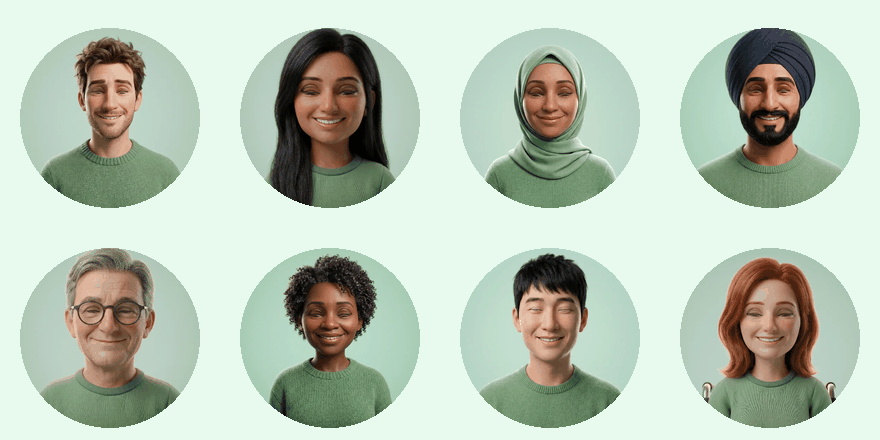
#> input picture docs/evidence/coach-art/still_blink.png, 880 x 440 px, given in place of neutral@2x.webp, which was not available
$ python coach_preview_gif.py
#> lines starting #> are read from the running program, lines starting #| are printed output that depends on the picture; after the words box and inside, x2 and y2 are one past the last pixel; in counts of white or black regions, pixels touching at a corner belong together; pictures that were not available may be replaced by others from this repository, and a replacement may not be noted
"""An animated preview of the 8 ready-made coaches (T-AVT-08b art): they
blink, talk (the mouth shapes) and cheer (a hop with sparkles, as the app
moves them). Writes docs/evidence/coach-art/coaches.gif.

    python tool/coach_preview_gif.py
"""

from __future__ import annotations

import math
from pathlib import Path

from PIL import Image, ImageDraw

ROOT = Path(__file__).resolve().parents[1]
COACHES = ROOT / "assets" / "avatar" / "frames" / "coaches"
OUT = ROOT.parents[1] / "docs" / "evidence" / "coach-art" / "coaches.gif"
IDS = [
    "brown_hair", "long_black_hair", "green_hijab", "navy_turban",
    "grey_glasses", "short_curls", "short_black_hair", "wheelchair",
]
TILE = 220
BG = (232, 249, 238)

# (frame, how many ticks, gesture) at 12 a second.
SCRIPT = (
    [("neutral", 6, None), ("blink", 2, None), ("neutral", 4, None)]
    + [(f, 2, None) for f in ["mouth_E", "mouth_A", "mouth_closed", "mouth_O", "mouth_I",
                             "mouth_A", "mouth_U", "mouth_closed", "mouth_E", "mouth_A",
                             "mouth_closed"]]
    + [("neutral", 3, None), ("blink", 2, None), ("neutral", 3, None)]
    + [("celebrating", 1, i / 16) for i in range(16)]
    + [("neutral", 6, None)]
)


def circle(im: Image.Image) -> Image.Image:
    mask = Image.new("L", im.size, 0)
    ImageDraw.Draw(mask).ellipse((0, 0, im.width - 1, im.height - 1), fill=255)
    out = Image.new("RGB", im.size, BG)
    out.paste(im, (0, 0), mask)
    return out


def tile(coach: str, frame: str, t: float | None) -> Image.Image:
    face = Image.open(COACHES / coach / f"{frame}@2x.webp").convert("RGB")
    size = int(TILE * 0.82)
    face = circle(face.resize((size, size), Image.LANCZOS))
    canvas = Image.new("RGB", (TILE, TILE), BG)
    lift = 0
    if t is not None:
        hop = max(0.0, math.sin(4 * math.pi * t))
        lift = int(size * 0.05 * hop)
        grow = int(size * 0.03 * hop)
        face = face.resize((size + grow, size + grow), Image.LANCZOS)
    x = (TILE - face.width) // 2
    y = (TILE - face.height) // 2 + 8 - lift
    canvas.paste(face, (x, y))
    if t is not None:
        d = ImageDraw.Draw(canvas)
        cx, cy = TILE / 2, TILE / 2 + 8
        for i in range(7):
            phase = (t + i / 7) % 1.0
            a = -math.pi / 2 + (i - 3) * 0.42
            r = size * (0.5 + 0.08 * phase)
            px, py = cx + math.cos(a) * r, cy - lift + math.sin(a) * r
            s = size * 0.035 * (0.6 + 0.4 * math.sin(math.pi * phase))
            colour = (255, 201, 77) if i % 2 == 0 else (255, 241, 194)
            d.polygon([(px, py - s), (px + s * 0.35, py - s * 0.35), (px + s, py), (px + s * 0.35, py + s * 0.35),
                       (px, py + s), (px - s * 0.35, py + s * 0.35), (px - s, py), (px - s * 0.35, py - s * 0.35)],
                      fill=colour)
    return canvas


def main() -> None:
    frames: list[Image.Image] = []
    durations: list[int] = []
    for frame, ticks, t in SCRIPT:
        sheet = Image.new("RGB", (TILE * 4, TILE * 2), BG)
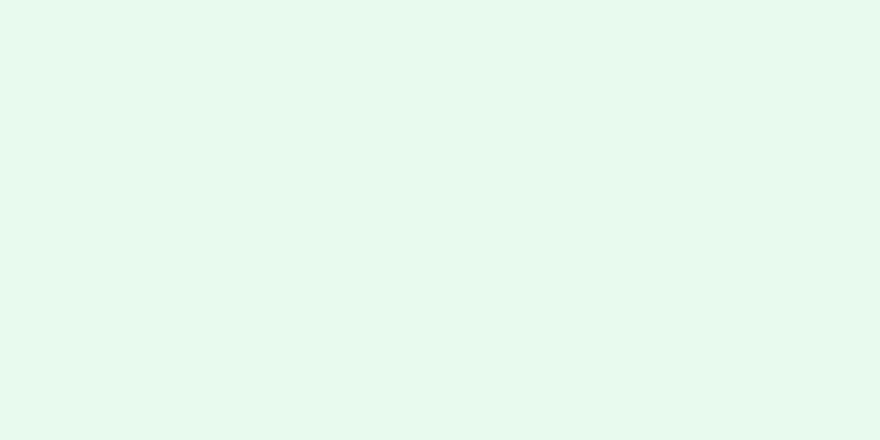
#> sheet: PIL image 880x440 RGB; mean R, G, B 232, 249, 238
        for n, coach in enumerate(IDS):
            sheet.paste(tile(coach, frame, t), ((n % 4) * TILE, (n // 4) * TILE))
#> in tile, face is the input picture: PIL image 880x440 RGB; mean R, G, B 185.3, 197.7, 182.5
#> in circle, `mask = Image.new("L", im.size, 0)`: mask: PIL image 180x180 L; every value is 0
#> in circle, `ImageDraw.Draw(mask).ellipse((0, 0, im.width - 1, im.height - 1), fill..`:
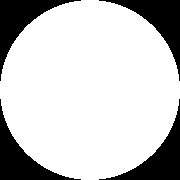
#> mask: PIL image 180x180 L; 78.4% white; 4 black regions, box (x1, y1, x2, y2) and area: (0, 0, 81, 81) 1746, (99, 0, 180, 81) 1746, (0, 99, 81, 180) 1746, (99, 99, 180, 180) 1746
#> in circle, `out = Image.new("RGB", im.size, BG)`:
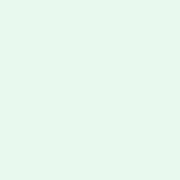
#> out: PIL image 180x180 RGB; mean R, G, B 232, 249, 238
#> in circle, `out.paste(im, (0, 0), mask)`:
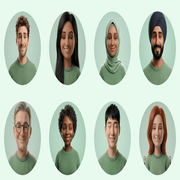
#> im: PIL image 180x180 RGB; mean R, G, B 185.3, 197.7, 182.5
#> in circle, `out.paste(im, (0, 0), mask)`:
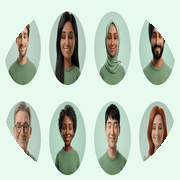
#> out: PIL image 180x180 RGB; mean R, G, B 193.1, 205.8, 191.1
#> in tile, `canvas.paste(face, (x, y))`:
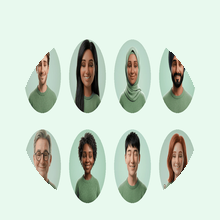
#> canvas: PIL image 220x220 RGB; mean R, G, B 206, 220.1, 206.6
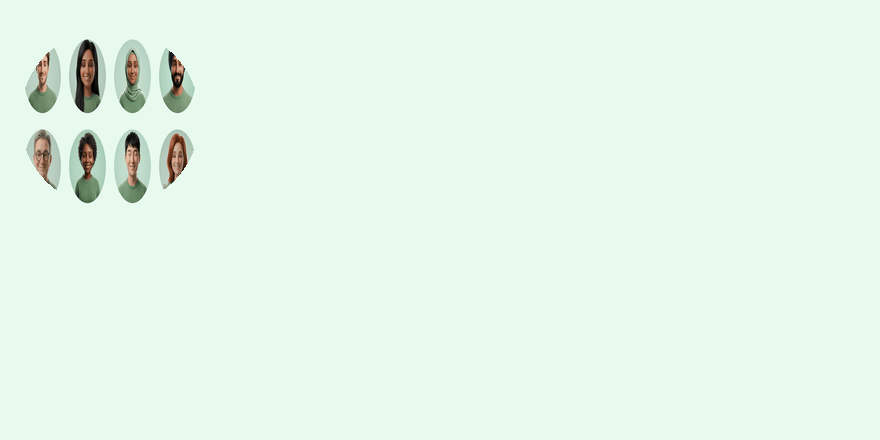
#> sheet: PIL image 880x440 RGB; mean R, G, B 228.7, 245.4, 234.1
        frames.append(sheet.quantize(colors=255, method=Image.Quantize.MEDIANCUT))
        durations.append(ticks * 83)
    OUT.parent.mkdir(parents=True, exist_ok=True)
    frames[0].save(OUT, save_all=True, append_images=frames[1:], duration=durations, loop=0, optimize=True)
    print(OUT, OUT.stat().st_size // 1024, "KB")


if __name__ == "__main__":
#> (the run stopped early here; a loop or call above may not have finished)
